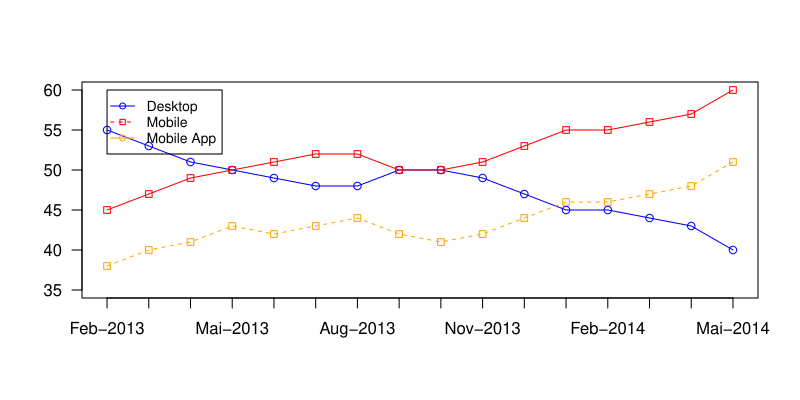

R code for this plot:
Desktop <- c(55, 53, 51, 50, 49, 48, 48, 50, 50, 49, 47, 45, 45, 44, 43, 40 )
Mobile <- c(45, 47, 49, 50, 51, 52, 52, 50, 50, 51, 53, 55, 55, 56, 57, 60 )
Mobile_App <-c(38, 40, 41, 43, 42, 43, 44, 42, 41, 42, 44, 46, 46, 47, 48, 51 )


g_range <- range(35, Desktop, Mobile, Mobile_App)

dev.new(width=8, height=4)
plot(Desktop, type="o", col="blue", ylim=g_range, axes=FALSE, ann=FALSE)

axis(1, at=1:16, lab=c("Feb-2013","Mär-2013","Apr-2013","Mai-2013","Jun-2013","Jul-2013","Aug-2013","Sep-2013","Okt-2013","Nov-2013","Dez-2013","Jan-2014","Feb-2014","Mär-2014","Apr-2014","Mai-2014"))

axis(2, las=1, tcl=-0.5)

box()

lines(Mobile, type="o", pch=22, lty=1, col="red")
lines(Mobile_App, type="o", pch=22, lty=2, col="orange")


legend(1, g_range[2], c("Desktop","Mobile", "Mobile App"), cex=0.8, col=c("blue","red", "orange"), pch=21:22, lty=1:2);
